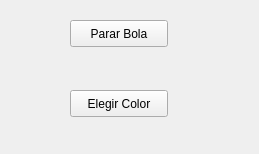
<?xml version="1.0" encoding="UTF-8"?>
<ui version="4.0">
 <class>WidgetBola</class>
 <widget class="QWidget" name="WidgetBola">
  <property name="geometry">
   <rect>
    <x>0</x>
    <y>0</y>
    <width>259</width>
    <height>154</height>
   </rect>
  </property>
  <property name="windowTitle">
   <string>Form</string>
  </property>
  <widget class="QPushButton" name="botonParar">
   <property name="geometry">
    <rect>
     <x>70</x>
     <y>20</y>
     <width>98</width>
     <height>27</height>
    </rect>
   </property>
   <property name="text">
    <string>Parar Bola</string>
   </property>
  </widget>
  <widget class="QPushButton" name="botonElegirColor">
   <property name="geometry">
    <rect>
     <x>70</x>
     <y>90</y>
     <width>98</width>
     <height>27</height>
    </rect>
   </property>
   <property name="text">
    <string>Elegir Color</string>
   </property>
  </widget>
 </widget>
 <resources/>
 <connections/>
</ui>
